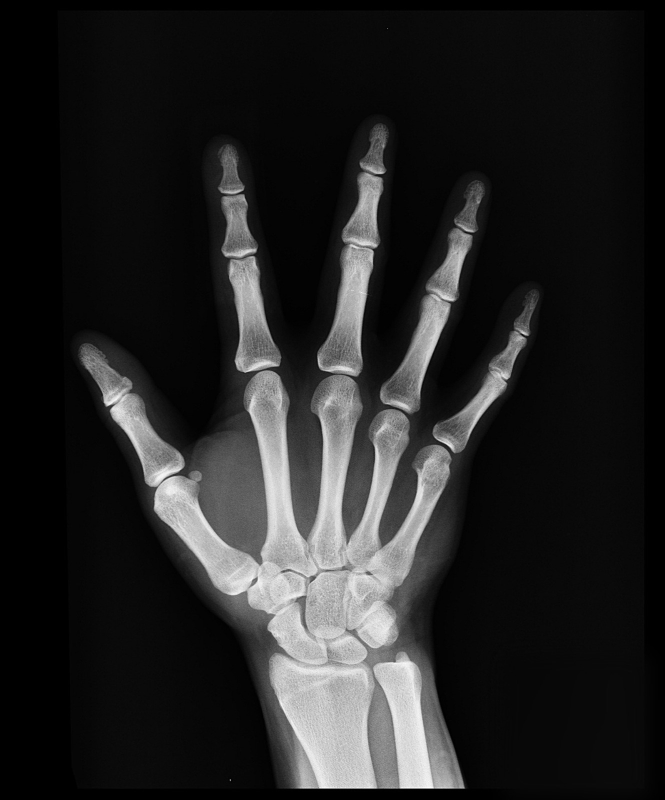
#> input picture assets/hands.jpeg, 1330 x 1600 px, found by its file name (shown at 1/2 size)
$ python grey_level_slicing.py
#> lines starting #> are read from the running program, lines starting #| are printed output that depends on the picture; after the words box and inside, x2 and y2 are one past the last pixel; in counts of white or black regions, pixels touching at a corner belong together
# Point to point operations
# 4. Grey Level Slicing

import cv2

img = cv2.imread(r"assets\hands.jpeg", 0)
#> img is the input picture: shape (1600, 1330); min 0, max 255, mean 36.3
img1 = cv2.resize(img, (500, 600))
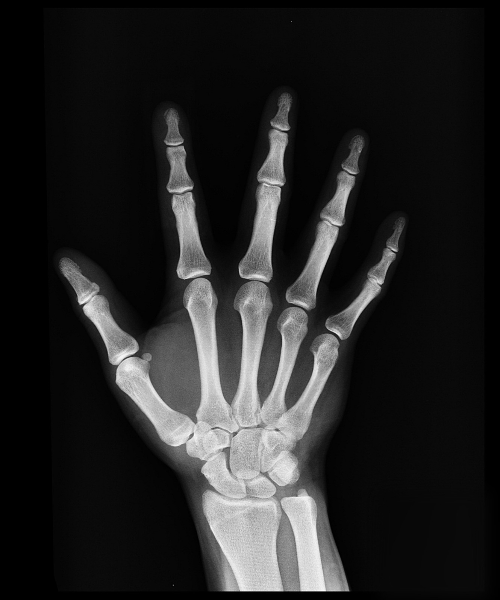
#> img1: shape (600, 500); min 0, max 253, mean 36.2
cv2.imshow('Original Image', img1)

w,h = img1.shape
#> w = 600; h = 500
min_range = 80   # Specify the min and max range
max_range = 160
for i in range(0,w):
    for j in range(0,h):
        if img1[i][j]>min_range and img1[i][j]<max_range:
            img1[i][j] = 220
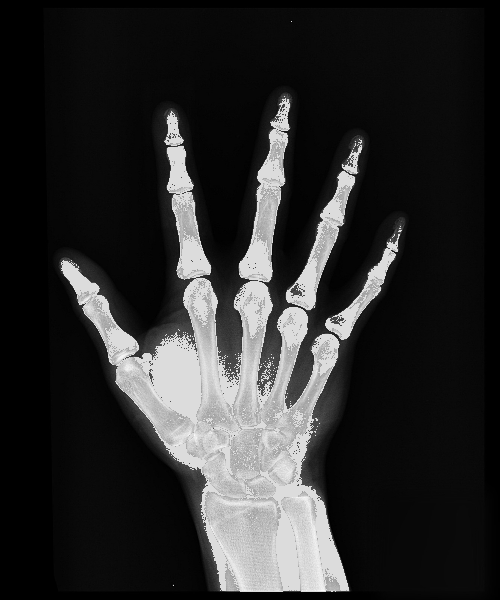
#> img1: shape (600, 500); 7.75% of pixels changed, all inside (x1, y1, x2, y2) = (61, 21, 402, 592)

cv2.imshow('Grey Level Sliced Image', img1)
cv2.waitKey(0)
cv2.destroyAllWindows()


''' 4. GREY LEVEL SLICING
    Focuses on enhancing a specific range of grey level in an image.
    The intervals are pre-defined and pixels falling in that range are manipulated.
    This can be used to brighten the desired range of grey level while preserving the background quality in the range.'''
